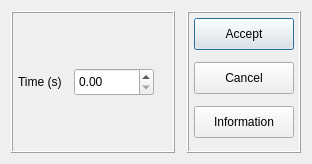
<?xml version="1.0" encoding="UTF-8"?>
<ui version="4.0">
 <class>process</class>
 <widget class="QDialog" name="process">
  <property name="geometry">
   <rect>
    <x>0</x>
    <y>0</y>
    <width>312</width>
    <height>164</height>
   </rect>
  </property>
  <property name="minimumSize">
   <size>
    <width>0</width>
    <height>164</height>
   </size>
  </property>
  <property name="maximumSize">
   <size>
    <width>16777215</width>
    <height>164</height>
   </size>
  </property>
  <property name="windowTitle">
   <string>Pause</string>
  </property>
  <layout class="QHBoxLayout" name="horizontalLayout_2">
   <property name="spacing">
    <number>12</number>
   </property>
   <item>
    <widget class="QFrame" name="form_area">
     <property name="frameShape">
      <enum>QFrame::Box</enum>
     </property>
     <property name="frameShadow">
      <enum>QFrame::Raised</enum>
     </property>
     <layout class="QHBoxLayout" name="horizontalLayout">
      <property name="spacing">
       <number>12</number>
      </property>
      <property name="leftMargin">
       <number>5</number>
      </property>
      <property name="topMargin">
       <number>5</number>
      </property>
      <property name="rightMargin">
       <number>5</number>
      </property>
      <property name="bottomMargin">
       <number>5</number>
      </property>
      <item>
       <widget class="QLabel" name="time_label">
        <property name="text">
         <string>Time (s)</string>
        </property>
       </widget>
      </item>
      <item>
       <widget class="QDoubleSpinBox" name="time">
        <property name="minimumSize">
         <size>
          <width>80</width>
          <height>28</height>
         </size>
        </property>
        <property name="maximumSize">
         <size>
          <width>80</width>
          <height>16777215</height>
         </size>
        </property>
        <property name="maximum">
         <double>99999.000000000000000</double>
        </property>
       </widget>
      </item>
      <item>
       <spacer name="horizontal_spacer">
        <property name="orientation">
         <enum>Qt::Horizontal</enum>
        </property>
        <property name="sizeHint" stdset="0">
         <size>
          <width>40</width>
          <height>20</height>
         </size>
        </property>
       </spacer>
      </item>
     </layout>
    </widget>
   </item>
   <item>
    <widget class="QFrame" name="buttons_area">
     <property name="sizePolicy">
      <sizepolicy hsizetype="Minimum" vsizetype="Preferred">
       <horstretch>0</horstretch>
       <verstretch>0</verstretch>
      </sizepolicy>
     </property>
     <property name="minimumSize">
      <size>
       <width>0</width>
       <height>0</height>
      </size>
     </property>
     <property name="maximumSize">
      <size>
       <width>16777215</width>
       <height>16777215</height>
      </size>
     </property>
     <property name="frameShape">
      <enum>QFrame::Box</enum>
     </property>
     <property name="frameShadow">
      <enum>QFrame::Raised</enum>
     </property>
     <layout class="QVBoxLayout" name="verticalLayout_2">
      <property name="spacing">
       <number>12</number>
      </property>
      <property name="leftMargin">
       <number>5</number>
      </property>
      <property name="topMargin">
       <number>5</number>
      </property>
      <property name="rightMargin">
       <number>5</number>
      </property>
      <property name="bottomMargin">
       <number>5</number>
      </property>
      <item>
       <widget class="QPushButton" name="push_button_accept">
        <property name="minimumSize">
         <size>
          <width>100</width>
          <height>32</height>
         </size>
        </property>
        <property name="text">
         <string>Accept</string>
        </property>
        <property name="shortcut">
         <string notr="true">Return</string>
        </property>
       </widget>
      </item>
      <item>
       <widget class="QPushButton" name="push_button_cancel">
        <property name="minimumSize">
         <size>
          <width>100</width>
          <height>32</height>
         </size>
        </property>
        <property name="text">
         <string>Cancel</string>
        </property>
        <property name="shortcut">
         <string notr="true">Esc</string>
        </property>
       </widget>
      </item>
      <item>
       <widget class="QPushButton" name="push_button_information">
        <property name="minimumSize">
         <size>
          <width>100</width>
          <height>32</height>
         </size>
        </property>
        <property name="text">
         <string>Information</string>
        </property>
       </widget>
      </item>
      <item>
       <spacer name="vertical_spacer">
        <property name="orientation">
         <enum>Qt::Vertical</enum>
        </property>
        <property name="sizeHint" stdset="0">
         <size>
          <width>20</width>
          <height>40</height>
         </size>
        </property>
       </spacer>
      </item>
     </layout>
    </widget>
   </item>
  </layout>
 </widget>
 <resources/>
 <connections/>
</ui>
